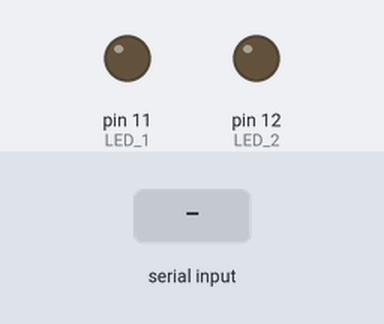
A sketch run on a simulated Arduino Uno, built with avr-gcc and run on an emulated ATmega328P. Shown: output pins drawn as LEDs (lit = HIGH). Inputs (shaded band) come from the test bench.

Above: at 1.2 s.
1.3 s: "1" received over Serial
At 2.0 s:
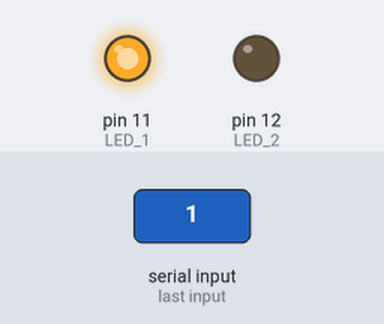
2.8 s: "0" received over Serial
At 3.2 s:
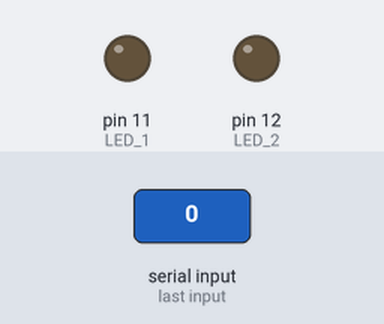
Timing chart, 0 to 5.8 s (numbered marks = the images above; inputs shaded):
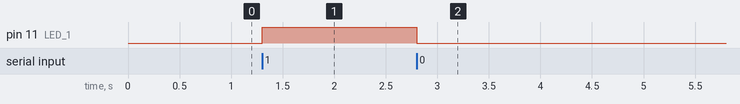

The sketch:

sketch_led.ino
```cpp
int statusLED_1 = 0; //LIGADO OU DESLIGADO
int statusLED_2 = 0;

const int LED_1 = 11; //PINO LED_1
const int LED_2 = 12;

void setup() {

  Serial.begin(9600); //taxa de tranferencia
  pinMode(LED_1, OUTPUT); //pino de saida
  digitalWrite(LED_1, LOW); //iniciar em desligado

  pinMode(LED_2, OUTPUT); //pino de saida
  digitalWrite(LED_2, LOW); //iniciar em desligado

}

void loop() {

  if (Serial.available() > 0) { //verifica se foi enviado algo pela porta

    statusLED_1 = Serial.read(); //ler o que foi enviado pela porta serial
    if (statusLED_1 == '0') {
      digitalWrite(LED_1, LOW);
    } else if (statusLED_1 == '1') {
      digitalWrite(LED_1, HIGH);
    }

   statusLED_2 = Serial.read(); //ler o que foi enviado pela porta serial
    if (statusLED_2 == '0') {
      digitalWrite(LED_2, LOW);
    } else if (statusLED_2 == '1') {
      digitalWrite(LED_2, HIGH);
    }


  }

}
```

Measured:
- after the input at 1.3 s, pin 11 (LED_1): LOW → HIGH at once
- after the input at 2.8 s, pin 11 (LED_1): HIGH → LOW at once
